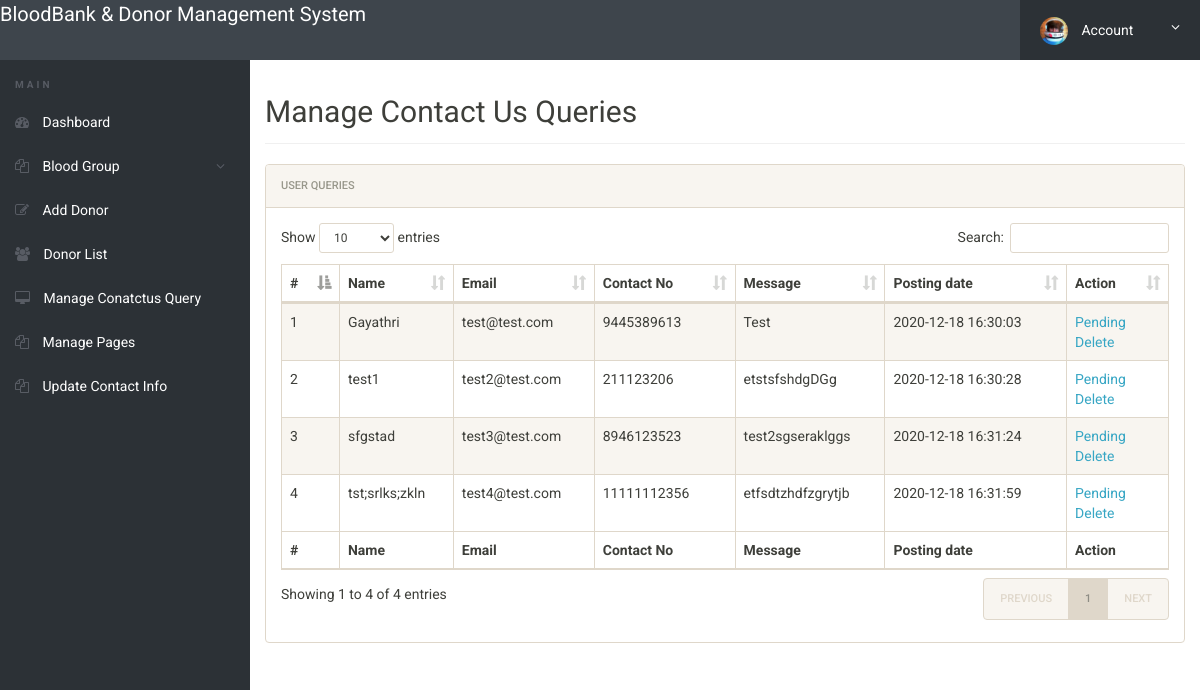
/admin/manage-conactusquery.php (signed in), run on the app's committed database.
### tables this page shows
CREATE TABLE `tblcontactusquery` (
  `id` int(11) NOT NULL,
  `name` varchar(100) DEFAULT NULL,
  `EmailId` varchar(120) DEFAULT NULL,
  `ContactNumber` char(11) DEFAULT NULL,
  `Message` longtext DEFAULT NULL,
  `PostingDate` timestamp NOT NULL DEFAULT current_timestamp(),
  `status` int(11) DEFAULT NULL
);

### admin/manage-conactusquery.php (the view, shortened to what this page needs)
<?php
include('includes/config.php');
if(strlen($_SESSION['alogin'])==0)
	{
header('location:index.php');
}
else{
 ?>
<!doctype html>
<html lang="en" class="no-js">
<head>
	<link rel="stylesheet" href="css/font-awesome.min.css">
	<link rel="stylesheet" href="css/bootstrap.min.css">
	<link rel="stylesheet" href="css/dataTables.bootstrap.min.css">
	<link rel="stylesheet" href="css/bootstrap-social.css">
	<link rel="stylesheet" href="css/bootstrap-select.css">
	<link rel="stylesheet" href="css/fileinput.min.css">
	<link rel="stylesheet" href="css/awesome-bootstrap-checkbox.css">
	<link rel="stylesheet" href="css/style.css">
</head>
<body>
	<?php include('includes/header.php');?>
	<div class="ts-main-content">
		<?php include('includes/leftbar.php');?>
		<div class="content-wrapper">
			<div class="container-fluid">
				<div class="row">
					<div class="col-md-12">
						<h2 class="page-title">Manage Contact Us Queries</h2>
						<div class="panel panel-default">
							<div class="panel-heading">User queries</div>
							<div class="panel-body">
								<table id="zctb" class="display table table-striped table-bordered table-hover" cellspacing="0" width="100%">
									<thead>
										<tr>
										<th>#</th>
											<th>Name</th>
											<th>Email</th>
											<th>Contact No</th>
											<th>Message</th>
											<th>Posting date</th>
											<th>Action</th>
										</tr>
									</thead>
									<tfoot>
										<tr>
										<th>#</th>
											<th>Name</th>
											<th>Email</th>
											<th>Contact No</th>
											<th>Message</th>
											<th>Posting date</th>
											<th>Action</th>
										</tr>
									</tfoot>
									<tbody>
									<?php $sql = "SELECT * from  tblcontactusquery ";
$query = $dbh -> prepare($sql);
$query->execute();
$results=$query->fetchAll(PDO::FETCH_OBJ);
$cnt=1;
if($query->rowCount() > 0)
{
foreach($results as $result)
{				?>
										<tr>
											<td><?php echo htmlentities($cnt);?></td>
											<td><?php echo htmlentities($result->name);?></td>
											<td><?php echo htmlentities($result->EmailId);?></td>
											<td><?php echo htmlentities($result->ContactNumber);?></td>
											<td><?php echo htmlentities($result->Message);?></td>
											<td><?php echo htmlentities($result->PostingDate);?></td>
																<?php if($result->status==1)
{
	?><td>Read<br />
		<a href="manage-conactusquery.php?del=<?php echo htmlentities($result->id);?>" onclick="return confirm('Do you really want to read')" >Delete</a></td>
<?php } else {?>
<td><a href="manage-conactusquery.php?eid=<?php echo htmlentities($result->id);?>" onclick="return confirm('Do you really want to read')" >Pending</a><br />
	<a href="manage-conactusquery.php?eid=<?php echo htmlentities($result->id);?>" onclick="return confirm('Do you really want to read')" >Delete</a>
</td>
<?php } ?>
										</tr>
										<?php $cnt=$cnt+1; }} ?>
									</tbody>
								</table>
							</div>
						</div>
					</div>
				</div>
			</div>
		</div>
	</div>
</body>
</html>
<?php } ?>

### admin/css/style.css (style rules this page uses)
html { font-size: 14px; }
@media only screen and (min-width: 480px) { html { font-size: 17px; } }
@media only screen and (min-width: 768px) { html { font-size: 14px; } }
body { font-size: 1em; }
a { color: #37a6c4; }
.panel { overflow: hidden; }
.page-title { padding-bottom: 15px; margin-bottom: 20px; border-bottom: 1px solid #f0f0f0; }
.ts-main-content .content-wrapper { padding-top: 15px; margin-top: 60px; }
@media only screen and (min-width: 992px) { .ts-main-content .content-wrapper { margin-left: 250px; } }

### data on the page
tblcontactusquery: name "Gayathri", EmailId "test@test.com", ContactNumber "9445389613", Message "Test", PostingDate "2020-12-18 16:30:03"
tblcontactusquery: name "test1", EmailId "test2@test.com", ContactNumber "211123206", Message "etstsfshdgDGg", PostingDate "2020-12-18 16:30:28"
tblcontactusquery: name "sfgstad", EmailId "test3@test.com", ContactNumber "8946123523", Message "test2sgseraklggs", PostingDate "2020-12-18 16:31:24"
tblcontactusquery: name "tst;srlks;zkln", EmailId "test4@test.com", ContactNumber "11111112356", Message "etfsdtzhdfzgrytjb", PostingDate "2020-12-18 16:31:59"
